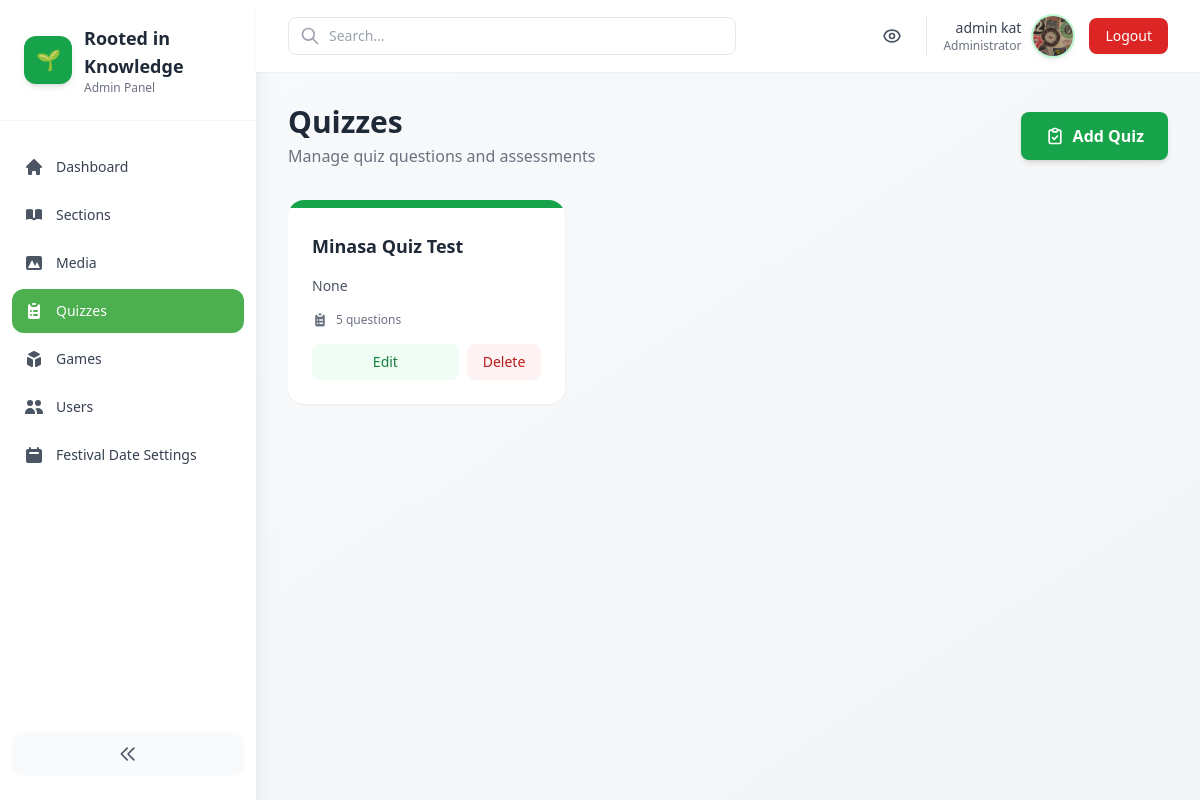
Page /admin-panel/quizzes/ (signed in) on the earlier database version.
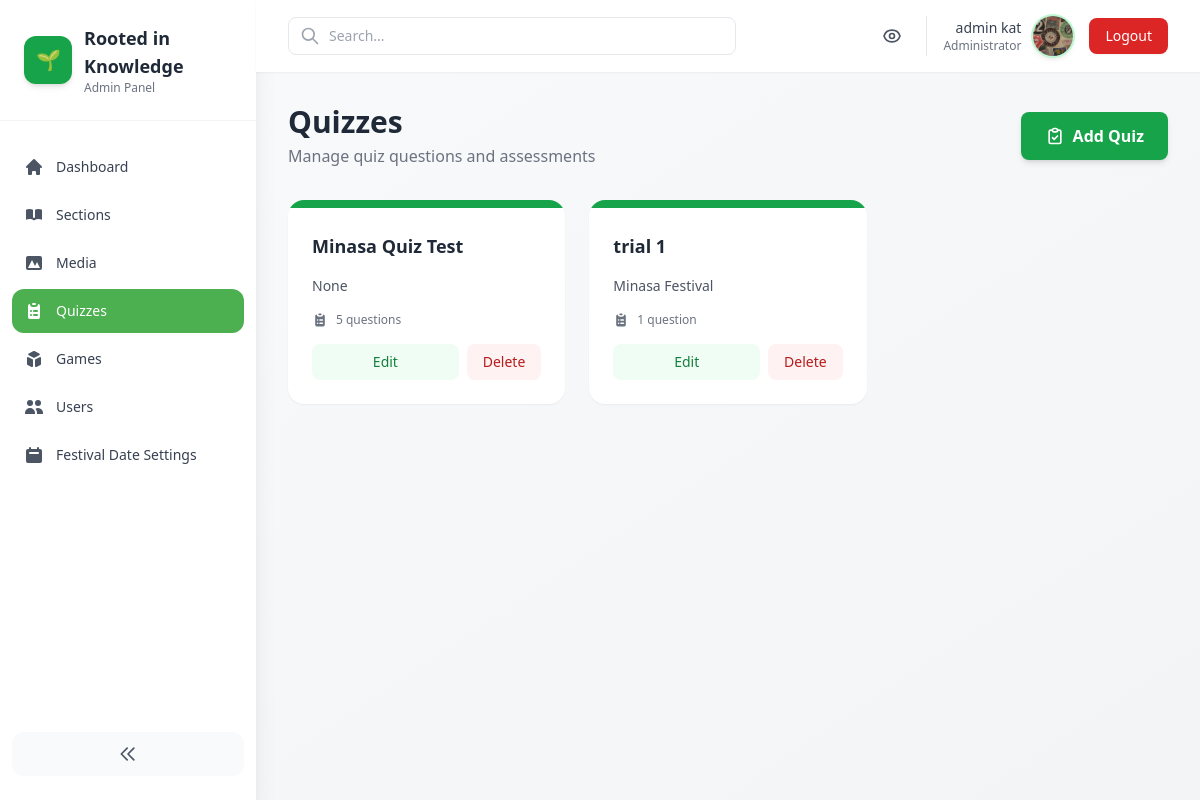
Same page on the later database version.
### quizzes/models.py (models this page shows, shortened)
class Quiz(models.Model):
    title = models.CharField(max_length=200)
    article = models.ForeignKey(Article, on_delete=models.SET_NULL, null=True, blank=True)
    description = models.TextField(blank=True, null=True, help_text="Optional description of the quiz")

### core/models.py (models this page shows)
class Article(models.Model):
    CATEGORY_CHOICES = [
        ('planting', 'Planting & Science'),
        ('culture', 'Culture & History'),
        ('economics', 'Economics & Sustainability'),
        ('creative', 'Creative Minasa'),
    ]
    title = models.CharField(max_length=200)
    slug = models.SlugField(unique=True)
    category = models.CharField(max_length=50, choices=CATEGORY_CHOICES)
    excerpt = models.TextField(blank=True)
    content = models.TextField()
    video = models.FileField(upload_to='videos/', blank=True, null=True)
    pdf = models.FileField(upload_to='pdfs/', blank=True, null=True)
    cover_image = models.ImageField(upload_to='article_covers/', blank=True, null=True)
    created_at = models.DateTimeField(auto_now_add=True)
    def __str__(self):
        return self.title

### core/admin_panel/views.py (the view)
# urls.py: path('admin-panel/quizzes/', admin_views.QuizListView.as_view(), name='admin_quizzes'),
@method_decorator(staff_member_required, name='dispatch')
class QuizListView(ListView):
    model = Quiz
    template_name = 'core/admin_panel/quiz_list.html'
    context_object_name = 'quizzes'
    paginate_by = 12

### core/templates/core/admin_panel/quiz_list.html (shortened to what this page needs)
{% extends 'core/admin_panel/base.html' %}
{% block content %}
<div class="flex flex-col sm:flex-row sm:items-center sm:justify-between mb-8 gap-4">
  <div>
    <h1 class="text-3xl font-bold text-gray-800">Quizzes</h1>
    <p class="text-gray-500 mt-1">Manage quiz questions and assessments</p>
  </div>
  <a href="{% url 'core:admin_quiz_add' %}" class="inline-flex items-center justify-center gap-2 px-6 py-3 bg-green-600 text-white font-semibold rounded-lg hover:bg-green-700 transition-all shadow-md hover:shadow-lg">
    <svg class="w-5 h-5" fill="none" stroke="currentColor" viewBox="0 0 24 24">
      <path stroke-linecap="round" stroke-linejoin="round" stroke-width="2" d="M9 5H7a2 2 0 00-2 2v12a2 2 0 002 2h10a2 2 0 002-2V7a2 2 0 00-2-2h-2M9 5a2 2 0 002 2h2a2 2 0 002-2M9 5a2 2 0 012-2h2a2 2 0 012 2m-6 9l2 2 4-4"></path>
    </svg>
    Add Quiz
  </a>
</div>
<div class="grid grid-cols-1 md:grid-cols-2 lg:grid-cols-3 gap-6">
  {% for q in quizzes %}
  <div class="bg-white rounded-2xl shadow-sm hover:shadow-md transition-all overflow-hidden">
    <div class="h-2 bg-green-600"></div>
    <div class="p-6">
      <div class="flex items-start justify-between mb-3">
        <div class="flex-1">
          <h3 class="text-lg font-bold text-gray-800 mb-1">{{ q.title }}</h3>
        </div>
      </div>
      <p class="text-gray-600 text-sm mb-4 line-clamp-3">{{ q.article|truncatewords:20 }}</p>
      <div class="flex items-center gap-2 text-xs text-gray-500 mb-4">
        <span>{{ q.questions.count }} question{{ q.questions.count|pluralize }}</span>
      </div>
      <div class="flex gap-2">
        <a href="{% url 'core:admin_quiz_edit' q.pk %}" class="flex-1 px-4 py-2 bg-green-50 text-green-700 text-sm font-medium rounded-lg hover:bg-green-100 transition-colors text-center">
          Edit
        </a>
        <a href="{% url 'core:admin_quiz_delete' q.pk %}" class="px-4 py-2 bg-red-50 text-red-700 text-sm font-medium rounded-lg hover:bg-red-100 transition-colors">
          Delete
        </a>
      </div>
    </div>
  </div>
  {% endfor %}
</div>
{% endblock %}

Differences in the rows shown:
added Quiz: title "trial 1", article "Minasa Festival", questions.count "1"
